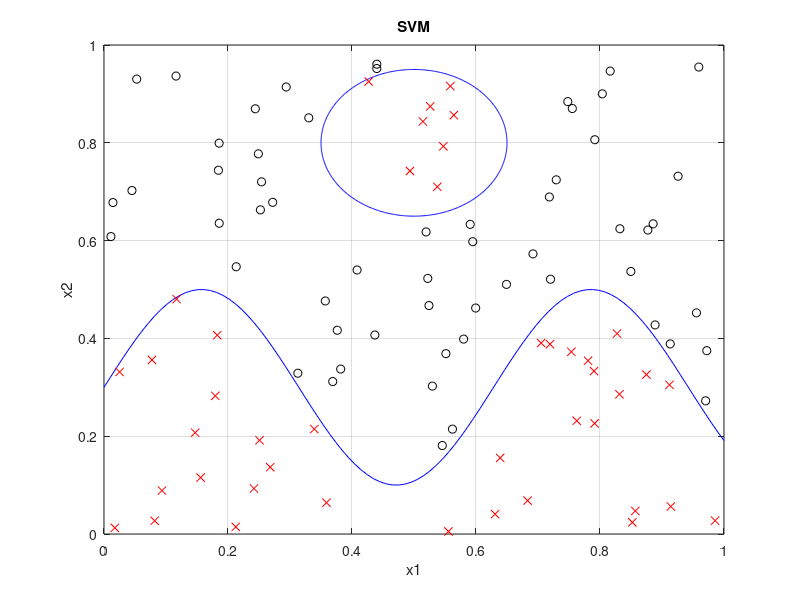

The MATLAB source for this figure:
% ECE 559 Neural Network - Fall 2018
% Montagna Marco
% Homework 1

clear all
close all
clc

% input patterns
x=rand(2,100);
d=zeros(100,1);

% plot boundaries
angle=0:0.01:2*pi; 
r=0.15;
x1=0.5;
x2=0.8;
xp=r*cos(angle);
yp=r*sin(angle);

figure(1);
plot(x1+xp,x2+yp,'b');
hold on
x1=linspace(0,1);
x2=(1/5)*sin(10*x1)+0.3;
plot(x1,x2,'b')
hold on

axis([0 1 0 1]);
hold on
grid on
xlabel('x1');
ylabel('x2');

% plot inputs
flag=false;
for i=1:100
    if x(2,i)<(1/5)*sin(10*x(1,i))+0.3 || (x(2,i)-0.8)^2+(x(1,i)-0.5)^2<0.15^2
        d(i)=1;
        plot(x(1,i),x(2,i),'xr');
        if (x(2,i)-0.8)^2+(x(1,i)-0.5)^2<0.15^2
            flag=true;
        end
    else
        d(i)=-1;
        plot(x(1,i),x(2,i),'ok');
    end
end
if(flag==false)
    x(1,100)=0.5;
    x(2,100)=0.8;
end

% solve quadratic minimization problem
% NOTE: I want to MAXIMIZE the minimum distance
A=[];
b=[];
H=zeros(100,100);
f=-1*ones(100,1);
Aeq=d';
beq=0;

% Gaussian Kernel
K=@(x,y)exp((-(norm(x-y)).^2)/0.5);

% Polynomial Kernel
% K=@(x,y)(1+x'*y).^5;

for i=1:100
    for j=1:100
        H(i,j)=d(i)*d(j)*K(x(:,j),x(:,i));
    end
end
[al,fval,exitflag,output,lambda]=quadprog(H,f,A,b,Aeq,beq,zeros(100,1),[],[]);
if exitflag==1
    disp('Function converged to the solution.');
    flag=0;
elseif exitflag==0
    disp('Number of iterations exceeded options.MaxIterations.');
    flag=1;
else
    disp('Problem unsolved.')
    flag=1;
end

% if the optimization function converged
if flag==0
    k=find(al>=0.1,1);
    w=0;
    theta=0;
    for i=1:100
        w=w+al(i)*d(i)*K(x(:,i),x(:,k));
        theta=theta+al(i)*d(i)*K(x(:,i),x(:,k));
    end
    theta=d(k)-theta;
    g=w+theta;
    norm=abs(g);
    
    figure(2)
    % Support vectors
    k=find(al>=0.1);
    for i=1:length(k)
        if x(2,k(i))<(1/5)*sin(10*x(1,k(i)))+0.3 || (x(2,k(i))-0.8)^2+(x(1,k(i))-0.5)^2<0.15^2      
            plot(x(1,k(i)),x(2,k(i)),'rO','Markersize',10);
            hold on
        else
            plot(x(1,k(i)),x(2,k(i)),'kO','Markersize',10);
            hold on
        end
    end
    for i=1:100
        if x(2,i)<(1/5)*sin(10*x(1,i))+0.3 || (x(2,i)-0.8)^2+(x(1,i)-0.5)^2<0.15^2
            d(i)=1;
            plot(x(1,i),x(2,i),'rx');
            hold on
        else
            d(i)=-1;
            plot(x(1,i),x(2,i),'ko');
            hold on
        end
    end
    %plot of the decision boundaries
    x1=linspace(0,1,1000);
    x2=linspace(0,1,1000);
    for i=1:1000
        for j=1:1000
            w=0;
            for k=1:100
                w=w+al(k)*d(k)*K(x(:,k),[x1(i);x2(j)]);
            end
            g=(w+theta)/norm;
            if abs(g)<0.1
                plot(x1(i),x2(j),'bl.','Markersize',0.5);
                hold on
            elseif abs(g-1)<0.1
                plot(x1(i),x2(j),'r.','Markersize',0.5);
                hold on
            elseif abs(g+1)<0.1
                plot(x1(i),x2(j),'k.','Markersize',0.5);
                hold on
            end
        end
    end
end
xlabel('x1');
ylabel('x2');
title('SVM')
